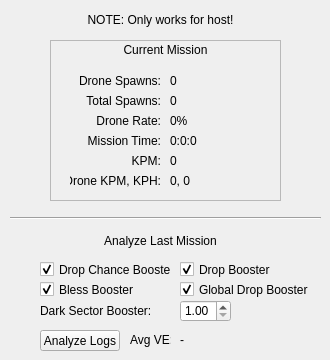
   <widget class="QWidget" name="tab_3">
    <attribute name="title">
     <string>Arbitration Logs</string>
    </attribute>
    <widget class="QPushButton" name="analyze_ee_log_button">
     <property name="geometry">
      <rect>
       <x>40</x>
       <y>330</y>
       <width>80</width>
       <height>21</height>
      </rect>
     </property>
     <property name="text">
      <string>Analyze Logs</string>
     </property>
    </widget>
    <widget class="QCheckBox" name="drop_chance_booster_checkbox">
     <property name="geometry">
      <rect>
       <x>40</x>
       <y>260</y>
       <width>131</width>
       <height>19</height>
      </rect>
     </property>
     <property name="text">
      <string>Drop Chance Booster</string>
     </property>
     <property name="checked">
      <bool>true</bool>
     </property>
    </widget>
    <widget class="QCheckBox" name="drop_booster_checkbox">
     <property name="geometry">
      <rect>
       <x>180</x>
       <y>260</y>
       <width>131</width>
       <height>19</height>
      </rect>
     </property>
     <property name="text">
      <string>Drop Booster</string>
     </property>
     <property name="checked">
      <bool>true</bool>
     </property>
    </widget>
    <widget class="QCheckBox" name="bless_booster_checkbox">
     <property name="geometry">
      <rect>
       <x>40</x>
       <y>280</y>
       <width>111</width>
       <height>19</height>
      </rect>
     </property>
     <property name="text">
      <string>Bless Booster</string>
     </property>
     <property name="checked">
      <bool>true</bool>
     </property>
    </widget>
    <widget class="QDoubleSpinBox" name="dark_sector_booster_spinner">
     <property name="geometry">
      <rect>
       <x>180</x>
       <y>300</y>
       <width>51</width>
       <height>22</height>
      </rect>
     </property>
     <property name="minimum">
      <double>1.000000000000000</double>
     </property>
     <property name="maximum">
      <double>1.350000000000000</double>
     </property>
     <property name="singleStep">
      <double>0.050000000000000</double>
     </property>
    </widget>
    <widget class="QLabel" name="label_11">
     <property name="geometry">
      <rect>
       <x>40</x>
       <y>300</y>
       <width>111</width>
       <height>21</height>
      </rect>
     </property>
     <property name="text">
      <string>Dark Sector Booster:</string>
     </property>
    </widget>
    <widget class="Line" name="line">
     <property name="geometry">
      <rect>
       <x>10</x>
       <y>210</y>
       <width>311</width>
       <height>16</height>
      </rect>
     </property>
     <property name="orientation">
      <enum>Qt::Horizontal</enum>
     </property>
    </widget>
    <widget class="QLabel" name="label_12">
     <property name="geometry">
      <rect>
       <x>130</x>
       <y>330</y>
       <width>41</width>
       <height>20</height>
      </rect>
     </property>
     <property name="text">
      <string>Avg VE:</string>
     </property>
    </widget>
    <widget class="QLabel" name="average_drops_label">
     <property name="geometry">
      <rect>
       <x>180</x>
       <y>330</y>
       <width>47</width>
       <height>20</height>
      </rect>
     </property>
     <property name="text">
      <string>-</string>
     </property>
    </widget>
    <widget class="QLabel" name="label_14">
     <property name="geometry">
      <rect>
       <x>10</x>
       <y>230</y>
       <width>301</width>
       <height>21</height>
      </rect>
     </property>
     <property name="text">
      <string>Analyze Last Mission</string>
     </property>
     <property name="alignment">
      <set>Qt::AlignCenter</set>
     </property>
    </widget>
    <widget class="QCheckBox" name="drop_booster_checkbox_2">
     <property name="geometry">
      <rect>
       <x>180</x>
       <y>280</y>
       <width>131</width>
       <height>19</height>
      </rect>
     </property>
     <property name="text">
      <string>Global Drop Booster</string>
     </property>
     <property name="checked">
      <bool>true</bool>
     </property>
    </widget>
    <widget class="QLabel" name="label_19">
     <property name="geometry">
      <rect>
       <x>70</x>
       <y>10</y>
       <width>181</width>
       <height>20</height>
      </rect>
     </property>
     <property name="text">
      <string>NOTE: Only works for host!</string>
     </property>
     <property name="alignment">
      <set>Qt::AlignCenter</set>
     </property>
    </widget>
    <widget class="QFrame" name="frame_3">
     <property name="geometry">
      <rect>
       <x>50</x>
       <y>40</y>
       <width>231</width>
       <height>161</height>
      </rect>
     </property>
     <property name="frameShape">
      <enum>QFrame::StyledPanel</enum>
     </property>
     <property name="frameShadow">
      <enum>QFrame::Raised</enum>
     </property>
     <widget class="QLabel" name="label_8">
      <property name="geometry">
       <rect>
        <x>20</x>
        <y>50</y>
        <width>91</width>
        <height>21</height>
       </rect>
      </property>
      <property name="text">
       <string>Total Spawns:</string>
      </property>
      <property name="alignment">
       <set>Qt::AlignRight|Qt::AlignTrailing|Qt::AlignVCenter</set>
      </property>
     </widget>
     <widget class="QLabel" name="total_spawns_label">
      <property name="geometry">
       <rect>
        <x>120</x>
        <y>50</y>
        <width>81</width>
        <height>21</height>
       </rect>
      </property>
      <property name="text">
       <string>0</string>
      </property>
     </widget>
     <widget class="QLabel" name="drone_spawns_label">
      <property name="geometry">
       <rect>
        <x>120</x>
        <y>30</y>
        <width>81</width>
        <height>21</height>
       </rect>
      </property>
      <property name="text">
       <string>0</string>
      </property>
     </widget>
     <widget class="QLabel" name="kpm_label">
      <property name="geometry">
       <rect>
        <x>120</x>
        <y>110</y>
        <width>91</width>
        <height>21</height>
       </rect>
      </property>
      <property name="text">
       <string>0</string>
      </property>
     </widget>
     <widget class="QLabel" name="label_15">
      <property name="geometry">
       <rect>
        <x>20</x>
        <y>110</y>
        <width>91</width>
        <height>21</height>
       </rect>
      </property>
      <property name="text">
       <string>KPM:</string>
      </property>
      <property name="alignment">
       <set>Qt::AlignRight|Qt::AlignTrailing|Qt::AlignVCenter</set>
      </property>
     </widget>
     <widget class="QLabel" name="drone_rate_label">
      <property name="geometry">
       <rect>
        <x>120</x>
        <y>70</y>
        <width>81</width>
        <height>21</height>
       </rect>
      </property>
      <property name="text">
       <string>0%</string>
      </property>
     </widget>
     <widget class="QLabel" name="mission_time_label">
      <property name="geometry">
       <rect>
        <x>120</x>
        <y>90</y>
        <width>91</width>
        <height>21</height>
       </rect>
      </property>
      <property name="text">
       <string>0:0:0</string>
      </property>
     </widget>
     <widget class="QLabel" name="label_10">
      <property name="geometry">
       <rect>
        <x>20</x>
        <y>70</y>
        <width>91</width>
        <height>21</height>
       </rect>
      </property>
      <property name="text">
       <string>Drone Rate:</string>
      </property>
      <property name="alignment">
       <set>Qt::AlignRight|Qt::AlignTrailing|Qt::AlignVCenter</set>
      </property>
     </widget>
     <widget class="QLabel" name="label_16">
      <property name="geometry">
       <rect>
        <x>20</x>
        <y>130</y>
        <width>91</width>
        <height>21</height>
       </rect>
      </property>
      <property name="text">
       <string>Drone KPM, KPH:</string>
      </property>
      <property name="alignment">
       <set>Qt::AlignRight|Qt::AlignTrailing|Qt::AlignVCenter</set>
      </property>
     </widget>
     <widget class="QLabel" name="label_9">
      <property name="geometry">
       <rect>
        <x>20</x>
        <y>90</y>
        <width>91</width>
        <height>21</height>
       </rect>
      </property>
      <property name="text">
       <string>Mission Time:</string>
      </property>
      <property name="alignment">
       <set>Qt::AlignRight|Qt::AlignTrailing|Qt::AlignVCenter</set>
      </property>
     </widget>
     <widget class="QLabel" name="drone_kpm_label">
      <property name="geometry">
       <rect>
        <x>120</x>
        <y>130</y>
        <width>91</width>
        <height>21</height>
       </rect>
      </property>
      <property name="text">
       <string>0, 0</string>
      </property>
     </widget>
     <widget class="QLabel" name="label_7">
      <property name="geometry">
       <rect>
        <x>20</x>
        <y>30</y>
        <width>91</width>
        <height>21</height>
       </rect>
      </property>
      <property name="text">
       <string>Drone Spawns:</string>
      </property>
      <property name="alignment">
       <set>Qt::AlignRight|Qt::AlignTrailing|Qt::AlignVCenter</set>
      </property>
     </widget>
     <widget class="QLabel" name="label_24">
      <property name="geometry">
       <rect>
        <x>10</x>
        <y>0</y>
        <width>211</width>
        <height>20</height>
       </rect>
      </property>
      <property name="text">
       <string>Current Mission</string>
      </property>
      <property name="alignment">
       <set>Qt::AlignCenter</set>
      </property>
     </widget>
    </widget>
   </widget>
